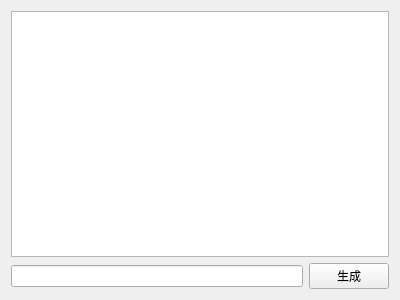
<?xml version="1.0" encoding="UTF-8"?>
<ui version="4.0">
 <class>MengT</class>
 <widget class="QWidget" name="MengT">
  <property name="geometry">
   <rect>
    <x>0</x>
    <y>0</y>
    <width>400</width>
    <height>300</height>
   </rect>
  </property>
  <property name="windowTitle">
   <string>随机蒙题</string>
  </property>
  <layout class="QVBoxLayout" name="verticalLayout">
   <item>
    <widget class="QTextBrowser" name="tb_view"/>
   </item>
   <item>
    <layout class="QHBoxLayout" name="horizontalLayout">
     <item>
      <widget class="QLineEdit" name="le_count"/>
     </item>
     <item>
      <widget class="QPushButton" name="pushButton">
       <property name="text">
        <string>生成</string>
       </property>
      </widget>
     </item>
    </layout>
   </item>
  </layout>
 </widget>
 <resources/>
 <connections/>
</ui>
